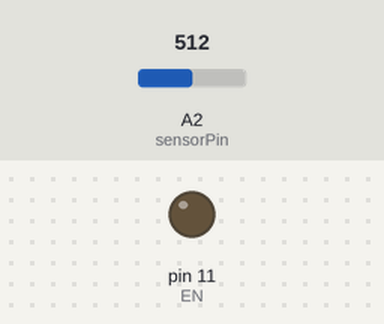
The sketch below on a simulated Arduino Uno, built with avr-gcc and run on an emulated ATmega328P. Shown: output pins drawn as LEDs (lit = HIGH). The test bench sets the inputs (shaded band); at power-on: A2 (sensorPin) = 512.

Above: at 1.2 s.
1.3 s: A2 (sensorPin) set to 468
2.8 s: A2 (sensorPin) set to 437
At 3.4 s:
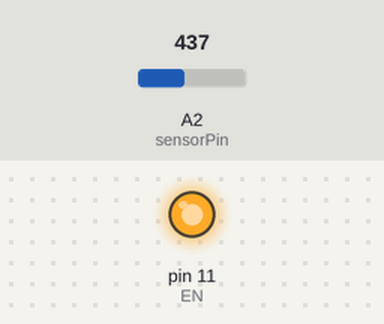
4.3 s: A2 (sensorPin) set to 511
At 4.6 s:
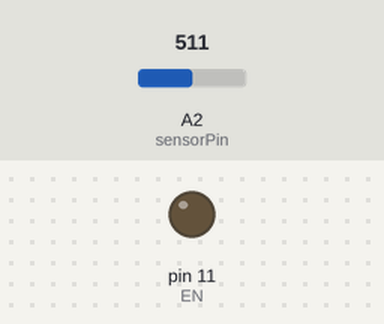
5.8 s: A2 (sensorPin) set to 306
At 6.9 s:
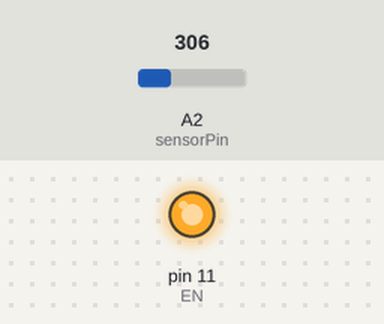
Timing chart, 0 to 8.3 s (numbered marks = the images above; inputs shaded):
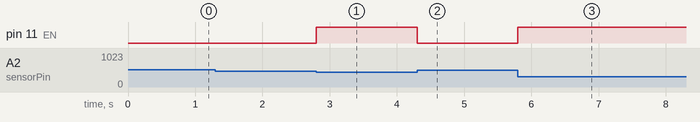

Measured:
- the behaviour switches between 451 and 450 on A2 (sensorPin) (found by bisection; images 0 and 1)
- after the input at 1.3 s, every drawn part: stays the same
- after the input at 2.8 s, pin 11 (EN): LOW → HIGH at once
- after the input at 4.3 s, pin 11 (EN): HIGH → LOW at once
- after the input at 5.8 s, pin 11 (EN): LOW → HIGH at once

The sketch:

monoCoilLevitation.ino
```cpp
#include <Arduino.h>

int set_point = 125;//125  // 260 stable with new separated magnets50 stable with old magnet ring & floating magnet pen | change 280 is stable; 210 is stable. Lower values OK too, slightly better for 2 magnet arrangement 150 worked for 1
// separated magnets work better for ensuring floating in the center
int sensorPin = A2;
int sensorValue = 0;
int noMagnetPoint = 450;
int IN2 = 10;
int EN = 11;
int set_point2 = set_point - 10;

// hall sensor reads ~560-570 passively with just permanent magnets. smaller magnet ring reads ~10-20 lower
// reading drops to ~450-460 when electromagnet is ON

void setup() {
  Serial.begin(9600);
  //digitalWrite(IN1, LOW);
  digitalWrite(IN2, LOW);
  pinMode(EN, OUTPUT);
  digitalWrite(EN, LOW);
}

void loop()
{
      sensorValue = analogRead(sensorPin);
      //Serial.println(sensorValue);
      if(sensorValue >= set_point && sensorValue <= noMagnetPoint){
        digitalWrite(EN, HIGH);
        while (sensorValue >= set_point2 && sensorValue <= noMagnetPoint){ // may not need second condition
          sensorValue = analogRead(sensorPin);
          //Serial.println(sensorValue);
        }
        digitalWrite(EN, LOW);
      }// system turns on
      //else {
      //  digitalWrite(EN, LOW);
      //}
 }
```
